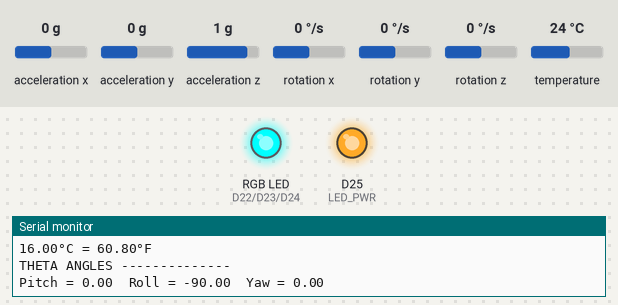
This sketch was run on a simulated Arduino Nano 33 BLE. Shown: an RGB LED mixed from three pins (HIGH = lit), output pins drawn as LEDs (lit = HIGH), the last lines printed to the serial monitor. Dashed ring = blinking. The test bench sets the inputs (shaded band); at power-on: temperature 24 °C, acceleration x 0 g, acceleration y 0 g, acceleration z 1 g, rotation x 0 °/s, rotation y 0 °/s, rotation z 0 °/s.

Above: at 1.3 s.
1.4 s: temperature set to 27.5 °C
2.9 s: temperature set to 28.7 °C
At 4.2 s:
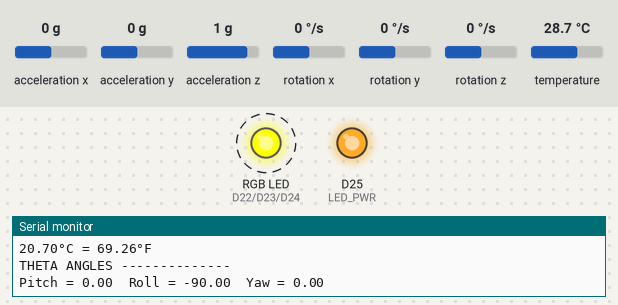
4.5 s: temperature set to 12 °C
At 5.1 s:
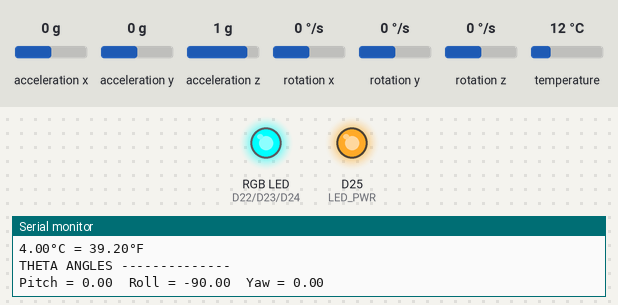
6.0 s: temperature set to 28 °C
At 7.2 s:
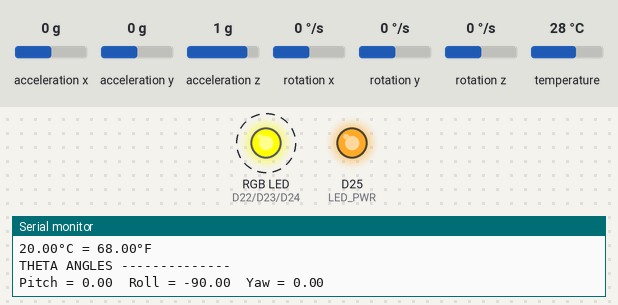
Timing chart, 0 to 8.6 s (numbered marks = the images above; inputs shaded):
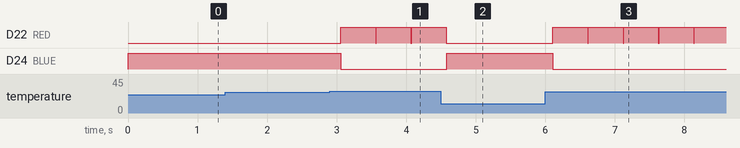

Measured:
- the behaviour switches between 27.9 and 28 °C on temperature (found by bisection; images 0 and 1)
- after the input at 2.9 s, D22 (RED): alternates HIGH for 0.50 s and LOW for 0.01 s, starting after 0.16 s; D24 (BLUE): HIGH → LOW after 0.16 s
- after the input at 4.5 s, D22 (RED): goes on until 4.6 s, then stays LOW; D24 (BLUE): LOW → HIGH after 0.09 s
- after the input at 6.0 s, D22 (RED): alternates HIGH for 0.50 s and LOW for 0.01 s, starting after 0.11 s; D24 (BLUE): HIGH → LOW after 0.11 s

The sketch:

hydrometer.ino
```cpp
#include <Arduino_LSM9DS1.h>
#include <Arduino_HTS221.h>

#define RED 22
#define BLUE 24
#define GREEN 23
#define LED_PWR 25

#define GYRO_SENS 245.0
#define M_PI 3.14159265359
#define TEMP_OFFSET -8

void printTempReadings(float tempC, float tempF);
void printAccelReadings(float x, float y, float z);
void printGyroReadings(float x, float y, float z);
void calculateTilt(float gyro[3], float acc[3]);
void checkLEDOutput(float tempF, float pitch, float yaw);

unsigned long time_old, time_delta;
float pitch = 0, roll = 0, yaw = 0;
float pitch_acc = 0, roll_acc = 0, yaw_acc = 0;

void setup() {
  Serial.begin(9600);
  while(!Serial);
  Serial.println("Started");

  if(!IMU.begin()) {
    Serial.println("Failed to initialize IMU Sensors!");
    while(1);
  }

  if(!HTS.begin()) {
    Serial.println("Failed to initialize humidity temperature sensor!");
    while(1);
  }

  // Turning off all LEDS except POWER
  pinMode(RED, OUTPUT);
  pinMode(BLUE, OUTPUT);
  pinMode(GREEN, OUTPUT);
  pinMode(LED_PWR, OUTPUT);

  digitalWrite(RED, HIGH);
  digitalWrite(GREEN, HIGH);
  digitalWrite(BLUE, HIGH);
  digitalWrite(LED_PWR, HIGH);

  time_old = millis();
}

// theta = angular velocity * change in time
// use complementary filter for the low-pass filter for accel data
// integrate filtered accel data with gyro data to get more accurate tilt result
// DO WE EVEN NEED THE FILTER?????

/* Calculates the tilt angle of 3 axes
 *
 * Parameters:
 *    gyro[3] = x, y, z values of gyroscope
 *    acc[3] = x, y, z values of accelerometer
 */
void calculateTilt(float gyro[3], float acc[3]) {
  // Calculating tilt angle by arc-tangent and accelerometer data
  pitch_acc = -atan2f(acc[0], acc[2]) * 180 / M_PI;
  roll_acc = -atan2f(acc[2], acc[1]) * 180 / M_PI; // Not used, but still noted
  yaw_acc = -atan2f(acc[1], acc[2]) * 180 / M_PI;

  Serial.println("THETA ANGLES --------------");
  Serial.print("Pitch = ");
  Serial.print(pitch_acc);
  Serial.print("\tRoll = ");
  Serial.print(roll_acc); // Has no calibration to it
  Serial.print("\tYaw = ");
  Serial.println(yaw_acc);

  /* Calculating angle from angular velocity formula
  pitch += (gyro[1]) * time_delta;
  roll += gyro[2] * time_delta;
  yaw += (gyro[0]) * time_delta;
  */

  /* For Complementary Filter use
  pitch = (pitch * 0.98) + (pitch_acc * 0.02);
  roll = (roll * 0.98) + (roll_acc * 0.02);
  yaw = (yaw * 0.98) + (yaw_acc * 0.02);
  */

  /*
  Serial.println("WITH FILTERING --------------");
  Serial.print("Pitch = ");
  Serial.print(pitch);
  Serial.print("\tRoll = ");
  Serial.print(roll);
  Serial.print("\tYaw = ");
  Serial.println(yaw);
  */
}

void loop() {
  digitalWrite(RED, LOW);

  float acc_x, acc_y, acc_z, acc[3];
  float gyro_x, gyro_y, gyro_z, gyro[3];
  float tempC, tempF;

  time_delta = (millis() - time_old) / 1000.0; // change in time from last iteration (seconds)

  // Fetch and print temperature values
  tempC = HTS.readTemperature() + TEMP_OFFSET;
  tempF = tempC * 1.8 + 32;
  printTempReadings(tempC, tempF);

  // Fetch and print accelerometer values
  if (IMU.accelerationAvailable()) {
    IMU.readAcceleration(acc_x, acc_y, acc_z);
    acc[0] = acc_x;
    acc[1] = acc_y;
    acc[2] = acc_z;
    //printAccelReadings(acc_x, acc_y, acc_z);
  }

  // Fetch and print gyroscope values
  if (IMU.gyroscopeAvailable()) {
    IMU.readGyroscope(gyro_x, gyro_y, gyro_z);
    gyro[0] = gyro_x;
    gyro[1] = gyro_y;
    gyro[2] = gyro_z;
    //printGyroReadings(gyro_x, gyro_y, gyro_z);
  }

  // Calculate the tilt
  calculateTilt(gyro, acc);

  // Makes the current time the new time for the next iteration
  time_old += time_delta;

  checkLEDOutput(tempF, pitch, yaw);

  Serial.println();
  delay(500);
}

/* Flashes RGB LED to show the status of the brew (for beer)
 *    Red = neither temp or tilt is ready
 *    Blue = temp is okay
 *    Green = tilt is okay
 *
 * Parameters:
 *    tempF = temperature in Fahrenheit
 *    pitch = front and back tilt
 *    yaw = side to side tilt (most inaccurate)
 */
void checkLEDOutput(float tempF, float pitch, float yaw) {
  // Checks if temp is in the acceptable range
  if(tempF >= 68.0 && tempF <= 72.0) {
    digitalWrite(BLUE, LOW);
    digitalWrite(RED, HIGH);
  }
  else {
    digitalWrite(BLUE, HIGH);
  }

  // Checks if pitch and yaw angles are in the acceptable ranges
  // 90 degrees pitch -> pointing up
  // 0 degrees yaw -> pointing up
  if(pitch_acc >= 80.0 && pitch_acc <= 100.0 && yaw_acc >= -20.0 && yaw_acc <= 20.0) {
    digitalWrite(GREEN, LOW);
    digitalWrite(RED, HIGH);
  }
  else {
    digitalWrite(GREEN, HIGH);
  }

  // Turn red LED back on if neither conditions are satisfied
  if(digitalRead(BLUE) == HIGH && digitalRead(GREEN) == HIGH) {
    digitalWrite(RED, LOW);
  }
}

// Prints temperature in C and F, read accelerometer values, and read gyroscope values
void printTempReadings(float tempC, float tempF) {
  Serial.println("TEMPERATURE ------------------------");
  Serial.print(tempC);
  Serial.print("°C = ");
  Serial.print(tempF);
  Serial.print("°F");
  Serial.println('\n');
}
void printAccelReadings(float x, float y, float z) {
  Serial.println("ACCELEROMETER ----------------------");
  Serial.print("x = ");
  Serial.print(x);
  Serial.print(",\ty = ");
  Serial.print(y);
  Serial.print(",\tz = ");
  Serial.print(z);
  Serial.println('\n');
}
void printGyroReadings(float x, float y, float z) {
  Serial.println("GYROSCOPE --------------------------");
  Serial.print("x = ");
  Serial.print(x);
  Serial.print(",\ty = ");
  Serial.print(y);
  Serial.print(",\tz = ");
  Serial.print(z);
  Serial.println('\n');
}
```
